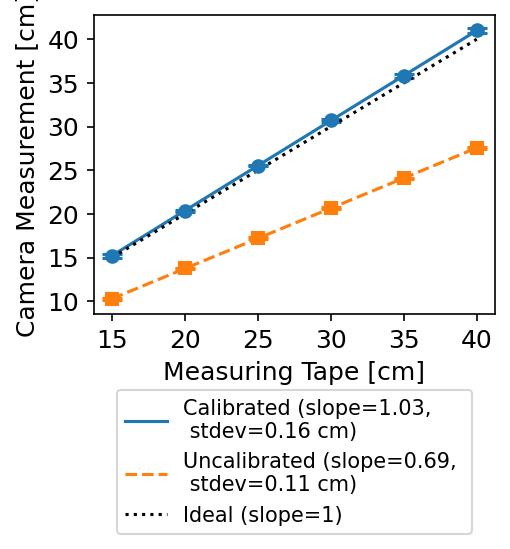

The script that saved this image:
import pandas as pd
import matplotlib.pyplot as plt
import numpy as np
import os

csv_path = os.path.join(os.path.dirname(__file__), "Webcam Camera Calibration - Current.csv")
df = pd.read_csv(csv_path)

grouped = df.groupby("Measuring Tape [cm]")
tape = grouped["Measuring Tape [cm]"].mean().index.values
calibrated_mean = grouped["Camera calibrated [cm]"].mean()
calibrated_std = grouped["Camera calibrated [cm]"].std()
naive_mean = grouped["Naive camera calibration [cm]"].mean()
naive_std = grouped["Naive camera calibration [cm]"].std()

fig, ax = plt.subplots(figsize=(3.5, 4), dpi=150)

# Scatter with error bars 
ax.errorbar(tape, calibrated_mean, yerr=calibrated_std, fmt="o", capsize=5, capthick=1.5, elinewidth=1.5, color="C0")
ax.errorbar(tape, naive_mean, yerr=naive_std, fmt="s", capsize=5, capthick=1.5, elinewidth=1.5, color="C1")

# Best fit lines 
cal_slope, cal_intercept = np.polyfit(tape, calibrated_mean, 1)
naive_slope, naive_intercept = np.polyfit(tape, naive_mean, 1)

x_fit = np.linspace(tape.min(), tape.max(), 200)
cal_std_mean = calibrated_std.mean()
naive_std_mean = naive_std.mean()
ax.plot(x_fit, cal_slope * x_fit + cal_intercept, "-", color="C0",
        label=f"Calibrated (slope={cal_slope:.2f}, \n stdev={cal_std_mean:.2f} cm)")
ax.plot(x_fit, naive_slope * x_fit + naive_intercept, "--", color="C1",
        label=f"Uncalibrated (slope={naive_slope:.2f}, \n stdev={naive_std_mean:.2f} cm)")
ax.plot(x_fit, x_fit, "k:", label="Ideal (slope=1)")

ax.set_xlabel("Measuring Tape [cm]", fontsize=12)
ax.set_ylabel("Camera Measurement [cm]", fontsize=12)
ax.xaxis.set_major_locator(plt.MultipleLocator(5))

ax.yaxis.set_major_locator(plt.MultipleLocator(5))
ax.tick_params(labelsize=12)
ax.legend(fontsize=10, loc="upper center", bbox_to_anchor=(0.5, -0.22),
          ncol=1)

plt.tight_layout()
output_path = os.path.join(os.path.dirname(__file__), "CameraCharacterization.png")
plt.savefig(output_path, bbox_inches="tight")
plt.show()
